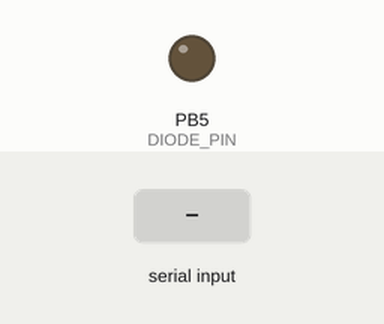
Recording of a program running on a simulated ATmega328P, built with avr-gcc and emulated at 16 MHz. Parts: output pins drawn as LEDs (lit = HIGH). Inputs (shaded band) come from the test bench. What the program prints to the serial monitor is not drawn.

Above: at 1.2 s.
1.3 s: "-" received over Serial
At 2.1 s:
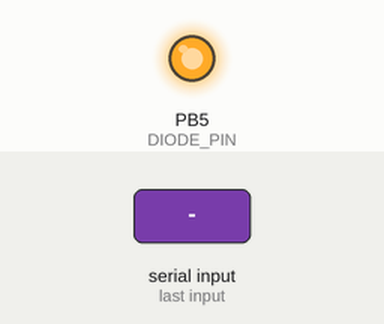
2.8 s: byte 0 ('\0') received over Serial
4.3 s: "90,45\n" received over Serial
Timing chart, 0 to 7.3 s (numbered marks = the images above; inputs shaded):
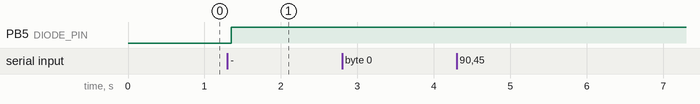

Measured:
- after the input at 1.3 s, PB5 (DIODE_PIN): LOW → HIGH after 0.05 s
- after the input at 2.8 s, every drawn part: stays the same
- after the input at 4.3 s, every drawn part: stays the same

The program:

main.c
```c
/**
 * @file	main.c
 * @brief	Glavni
 * @author	Filip Gojkovic
 * @date	16-5-2021
 */

#include "../PIN/pin.h"
#include "../usart/usart.h"
#include <stdio.h>
#include <util/delay.h>
#include <string.h>
#include "util.h"

#define MAX_ELEMENATA 20

int main ()

{
	usartInit(9600);
	pinInit(PORT_B, DIODE_PIN, OUTPUT);
	timer0InteruptInit();

	char ispis [50];
	uint8_t i=0, duzina, niz[MAX_ELEMENATA], broj [3];


	while(1)
	{

		usartPutString_P(PSTR("\r \n"));
		usartPutString_P(PSTR("Unesite broj elemenata niza : "));

		while(!usartAvailable());
		_delay_ms(50);

		usartGetString(broj);
		usartPutString(broj);

		usartPutString_P(PSTR("\r \n"));

		pinSetValue(PORT_B, DIODE_PIN, HIGH);

		while (i < broj)
		{
		sprintf( ispis , " Unesite elemnt broj %d : "  , i+1 );
		usartPutString(ispis);

		while(!usartAvailable());
		_delay_ms(10);

		usartGetChar(niz[i]);
		usartPutChar(niz[i]);
		usartPutString_P(PSTR("\r \n"));

		i++;
		}
		pinSetValue(PORT_B, DIODE_PIN, LOW);

		Sort(niz, broj, DOWN);
		Check(niz);
	}

	return 0;
}
```

timer0.c
```c
/**
 * @file	timer0.c
 * @brief	definicije
 * @author	Filip Gojkovic
 * @date	16-5-2021
 */

#include "timer0.h"
/// Promenljiva koja skladisti broj milisekundi proteklih od pokretanja
volatile unsigned long ms = 0;


/*********************************************************************/
unsigned long timer0DelayMs(unsigned long delay_length)
{
	unsigned long t0; // Trenutak pocevsi od kog se racuna pauza
	// Implementacija pauze
	t0 = ms;
	while ((ms - t0) < delay_length)
		; // Pauza delay_length milisekundi
	return ms;
}
/****************************************************************************
 */
void timer0InteruptInit()
{
	// Inicijalizacija tajmera 0 tako da perioda prekida bude 1ms
	TCCR0A = 0x02;
	TCCR0B = 0x03;
	OCR0A = 249;
	TIMSK0 = 0x02;
	// Podesavanje globalne dozvole prekida
	sei();
}
/****************************************************************************
 **************/
/**
 * ISR - prekidna rutina tajmera 0 u modu CTC
 */
ISR(TIMER0_COMPA_vect)
{
	// Inkrementovanje broja milisekundi koje su prosle od pokretanja
	ms++;
}

unsigned long getMs()
{
	return ms;
}
```

timer0.h
```c
/**
 * @file	timer0.h
 * @brief	definicije
 * @author	Filip Gojkovic
 * @date	16-5-2021
 */

#ifndef TIMER0_H_
#define TIMER0_H_

#include <avr/io.h>
#include <avr/interrupt.h>

/**
 * timer0DelayMs - Funkcija koja implementira pauzu u broju milisekundi koji
je prosledjen
 * kao parametar
 * @param delay_length - ulaz tipa unsigned long - Duzina pauze u
milisekundama
 * @return Povratna vrednost je tipa unsigned long i ima vrednost broja
milisekundi
 * proteklih od pocetka aplikacije do trenutka izlaska iz funkcije
 */
unsigned long timer0DelayMs(unsigned long delay_length);

/**
 * timer0InteruptInit - Funkcija koja inicijalizuje timer 0 tako da pravi
prekide
 * svake milisekunde
 * @return Nema povratnu vrednost
 */
void timer0InteruptInit();

/**
 * Funkcija koja vraca broj proteklih ms od pocetka
 * @return Vraca broj proteklih ms od pocetka
 */
unsigned long getMs();

#endif /* TIMER0_H_ */
```

util.c
```c
/**
 * @file	util.c
 * @brief	definicije
 * @author	Filip Gojkovic
 * @date	16-5-2021
 */

#include "util.h"

void Sort ( int16_t *array, int16_t array_length, int8_t mode)
{
	uint8_t i, j, min, temp;

	for (i = 0; i < array_length -1; i++)
	{

		min = i;
		for (j=i+1; j < array_length; j++)
			{
			if(mode)
			{
				if (array[j] < array[min])
					min = j;
			}
			else
			{
			if (array[j] > array[min])
				min = j;
			}
			}
	}
			temp = array[min];
			array[min] = array[i];
			array[i] = temp;

}

int8_t Check (int16_t *array)
{


}
```

util.h
```c
/**
 * @file	util.h
 * @brief	deklaracije
 * @author	Filip Gojkovic
 * @date	16-5-2021
 */


#ifndef UTIL_H_
#define UTIL_H_


#include <stdint.h>
#include <string.h>
/// Od najveceg do najmanjeg
#define UP 0
/// Od najmanjeg do najveceg
#define DOWN 1

/**
 * Funkcija koja radi sort
 * @param array niz koji se sortira
 * @param array_length duzina niza koji se sortira
 * @param mode ascending/descending
 */
void Sort (int16_t *array, int16_t array_length, int8_t mode);

/**
 * Funkcija Check vrši proveru da li je uneti niz aritmetički
 * @param array niz koji se sortira
 * @return vrednosti TRUE ili FALSE, definisane kao makro konstante za vrednosti 1 i 0.
 */
int8_t Check (int16_t *array);

#endif /* UTIL_H_ */
```

pin.c
```c
/**
 * @file	pin.c
 * @brief	definicije
 * @author	Filip Gojkovic
 * @date	16-5-2021
 */
#include "pin.h"

/********************************************************************/
void pinSetValue(unsigned char port, unsigned char pin, unsigned char value)
{
	// Postavljanje vrednosti pina
	switch(port)
	{ case PORT_B:
		if (value == HIGH)
			PORTB |= 1 << pin;
		else
			PORTB &= ~(1 << pin);
		break;
	case PORT_C:
		if (value == HIGH)
			PORTC |= 1 << pin;
		else
			PORTC &= ~(1 << pin);
		break;
	case PORT_D:
		if (value == HIGH)
			PORTD |= 1 << pin;
		else
			PORTD &= ~(1 << pin);
		break;
	default:
		break;
	}
}
/*********************************************************************/
void pinInit(unsigned char port, unsigned char pin, unsigned char direction)
{
	// Inicijalizacija smera pina
	switch(port)
	{ case PORT_B:
		if (direction == OUTPUT)
			DDRB |= 1 << pin;
		else
			DDRB &= ~(1 << pin);
		break;
	case PORT_C:
		if (direction == OUTPUT)
			DDRC |= 1 << pin;
		else
			DDRC &= ~(1 << pin);
		break;
	case PORT_D:
		if (direction == OUTPUT)
			DDRD |= 1 << pin;
		else
			DDRD &= ~(1 << pin);
		break;
	default:
		break;
	}
}

/********************************************************************/
unsigned long calculateHalfPeriod(unsigned long period)
{
	return period/2;
}
```

pin.h
```c
/**
 * @file	pin.h
 * @brief	deklaracije
 * @author	Filip Gojkovic
 * @date	16-5-2021
 */

#ifndef PIN_H_
#define PIN_H_

#include <avr/io.h>


/// Makro za podesavanje visoke vrednosti signala na pinu
#define HIGH 1
/// Makro za podesavanje niske vrednosti signala na pinu
#define LOW 0
/// Makro za podesavanje izlaznog smera pina
#define OUTPUT 1
/// Makro za podesavanje ulaznog smera pina
#define INPUT 0
/// Makro za selektovanje porta B
#define PORT_B 0
/// Makro za selektovanje porta C
#define PORT_C 1
/// Makro za selektovanje porta D
#define PORT_D 2
/// Makro za selektovanje pina na koji je povezana dioda
#define DIODE_PIN 5
/// Makro za brzu periodu
#define FAST 800
/// Makro za sporu periodu
#define SLOW 1800
/// Makro za broj brzih treptaja
#define FAST_REPETITIONS 7
/// Makro za broj sporih treptaja
#define SLOW_REPETITIONS 3

/**
 * calculateHalfPeriod - Funkcija koja racuna polovinu periode treptanja
 * @param period - ulaz tipa unsigned long - Perioda promene vrednosti na
pinu
 * @return Vraca polovinu periode treptanja
 */

unsigned long calculateHalfPeriod(unsigned long period);
/**
 * pinSetValue - Funkcija koja postavlja vrednost na pinu
Razvoj softvera za digitalne mikrokontrolere
 * @param port - ulaz tipa unsigned char - Port na kojem je pin ciju
vrednost potrebno postaviti
 * @param pin - ulaz tipa unsigned char - Pin ciju je vrednost potrebno
postaviti
 * @param value - ulaz tipa unsigned char - Vrednost koju je potrebno
postaviti na pin
 * @return Nema povratnu vrednost
 */
void pinSetValue(unsigned char port, unsigned char pin, unsigned char value);
/**
 * pinInit - Funkcija koja implementiran inicijalizaciju pina
 * @param port - ulaz tipa unsigned char - Port na kojem je pin koji je
potrebno inicijalizovati
 * @param pin - ulaz tipa unsigned char - Pin koji je potrebno
inicijalizovati
 * @param direction - ulaz tipa unsigned char - Smer prema kojem je potrebno
inicijalizovati pin
 * @return Nema povratnu vrednost
 */
void pinInit(unsigned char port, unsigned char pin, unsigned char direction);


#endif /* PIN_H_ */
```

usart.c
```c
/**
 * @file	usart.c
 * @brief	definicije #plagijat
 * @author	Filip Gojkovic
 * @date	16-5-2021
 */

#include <avr/io.h>
#include <avr/interrupt.h>
#include <avr/pgmspace.h>
#include "usart.h"

/// Velicina prijemnog bafera (mora biti 2^n)
#define UART_BUFFER_SIZE 64

int8_t Rx_Buffer[UART_BUFFER_SIZE];		// Prijemni FIFO bafer
volatile uint8_t Rx_Buffer_Size = 0;	// Broj karaktera u prijemnom baferu
volatile uint8_t Rx_Buffer_First = 0;
volatile uint8_t Rx_Buffer_Last = 0;

ISR(USART_RX_vect)
{
	Rx_Buffer[Rx_Buffer_Last++] = UDR0;		// Ucitavanje primljenog karaktera
	Rx_Buffer_Last &= UART_BUFFER_SIZE - 1;	// Povratak na pocetak u slucaju prekoracenja
	if (Rx_Buffer_Size < UART_BUFFER_SIZE)
		Rx_Buffer_Size++;					// Inkrement brojaca primljenih karaktera
}

/******************************************************************************************/

void usartInit(uint32_t baud)
{
	/*
	 * Inicijalizacija indikatora
	 * U2Xn = 0: Onemogucena dvostruka brzina
	 * MPCMn = 0: Onemogucen multiprocesorski rezim
	 */
	UCSR0A = 0x20;

	/*
	 * RXCIEn = 1: Dozvola prekida izavanog okoncanjem prijema
	 * RXENn = 1: Dozvola prijema
	 * TXENn = 1: Dozvola slanja
	 */
	UCSR0B = 0x98;

	/*
	 * UMSELn[1:0] = 00: Asinroni rezim
	 * UPMn[1:0] = 00: Bit pariteta se ne koristi
	 * USBSn = 0: Koristi se jedan stop bit
	 * UCSzn[2:0] = 011: 8-bitni prenos
	 */
	UCSR0C = 0x06;

	uint16_t UBRRn = F_CPU / (16 * baud) - 1;
	UBRR0H = UBRRn >> 8;
	UBRR0L = UBRRn & 0xff;

	sei();	// I = 1 (dozvola prekida)
}

/******************************************************************************************/

uint8_t usartAvailable()
{
	return Rx_Buffer_Size;		// Ocitavanje broja karaktera u prijemnom baferu
}

/******************************************************************************************/

void usartPutChar(int8_t c)
{
	while(!(UCSR0A & 0x20));	// Ceka da se setuje UDREn (indikacija da je predajni bafer prazan)
	UDR0 = c;					// Upis karaktera u predajni bafer
}

/******************************************************************************************/

void usartPutString(int8_t *s)
{
	while(*s != 0)				// Petlja se izvrsava do nailaska na nul-terminator
	{
		usartPutChar(*s);		// Slanje tekuceg karaktera
		s++;					// Azuriranje pokazivaca na tekuci karakter
	}
}

/******************************************************************************************/

void usartPutString_P(const int8_t *s)
{
	while (1)
	{
		int8_t c = pgm_read_byte(s++);	// Citanje sledeceg karaktera iz programske memorije
		if (c == '\0')					// Izlazak iz petlje u slucaju
			return;						// Nailaska na terminator
		usartPutChar(c);				// Slanje karaktera
	}
}

/******************************************************************************************/

int8_t usartGetChar()
{
	int8_t c;

	if (!Rx_Buffer_Size)						// Bafer je prazan?
		return -1;
	c = Rx_Buffer[Rx_Buffer_First++];			// Citanje karaktera iz prijemnog bafera
	Rx_Buffer_First &= UART_BUFFER_SIZE - 1;	// Povratak na pocetak u slucaju prekoracenja
	Rx_Buffer_Size--;							// Dekrement brojaca karaktera u prijemnom baferu

	return c;
}

/******************************************************************************************/

uint8_t usartGetString(int8_t *s)
{
	uint8_t len = 0;

	while(Rx_Buffer_Size) 			// Ima karaktera u baferu?
		s[len++] = usartGetChar();	// Ucitavanje novog karaktera

	s[len] = 0;						// Terminacija stringa
	return len;						// Vraca broj ocitanih karaktera
}

/******************************************************************************************/

int8_t usartPeek()
{
	int8_t c;

	if (!Rx_Buffer_Size)					// Bafer je prazan?
		return -1;
	c = Rx_Buffer[Rx_Buffer_First];			// Citanje karaktera iz prijemnog bafera
											// Karakter se ne brise iz bafera

	return c;
}

/******************************************************************************************/

int16_t usartParseInt()
{
	int8_t c;
	uint16_t res = 0;
	int8_t sign = 1;

	while ((usartPeek() < '0' && usartPeek() != '-') || usartPeek() > '9')
	{
		c = usartGetChar();					 // Citanje karaktera ukoliko nije broj
	}

	if(usartPeek() == '-')
	{
		c = usartGetChar();				     // Uzimanje u obzir da li je pozitivan ili negativan broj
		sign = -1;
	}

	while (usartPeek() >= '0' && usartPeek() <= '9')
	{
		c = usartGetChar();
		res = res * 10 + (c - '0'); 		// Pravljenje broja pomocu cifara koje su ocitane
	}

	return res * sign;
}
```

usart.h
```c
/**
 * @file	usart.h
 * @brief	deklaracije #plagijat
 * @author	Filip Gojkovic
 * @date	16-5-2021
 */

#ifndef USART_H_
#define USART_H_

#include <stdint.h>
#include <avr/pgmspace.h>

/// Velicina prijemnog bafera (mora biti 2^n)
#define UART_BUFFER_SIZE 64

/**
 * Funkcija inicijalizuje USART modul.
 * @param baud brzina serijske komunikacije, izrazena u bitima u sekundi
 */
void usartInit(uint32_t baud);

/**
 * Funkcija vraca broj neocitanih karaktera u prijemnom baferu.
 * @return broj neocitanih karaktera u prijemnom baferu
 */
uint8_t usartAvailable();

/**
 * Funkcija salje zadati karakter preko serijskog porta.
 * @param c karakter za slanje
 */
void usartPutChar(int8_t c);

/**
 * Funkcija salje string (niz karaktera) smesten u RAM memoriju preko serijskog porta.
 * @param s pokazivac na string u RAM memoriji
 */
void usartPutString(int8_t *s);

/**
 * Funkcija salje string (niz karaktera) smesten u programsku FLASH memoriju preko serijskog porta.
 * @param s pokazivac na string u programskoj FLASH memoriji
 */
void usartPutString_P(const int8_t *s);

/**
 * Funkcija vraca sledeci neprocitani karakter iz prijemnog bafera. Ukoliko je prijemni bafer prazan, vraca -1.
 * @return sledeci neprocitani karakter iz prijemnog bafera
 */
int8_t usartGetChar();

/**
 * Funkcija ocitava sve karaktere iz prijemnog bafera i od njih formira string.
 * @param s pokazivac na bafer u koji se smesta string
 * @return broj ocitanih karaktera
 */
uint8_t usartGetString(int8_t *s);

/**
 * Funkcija vraca sledeci neprocitani karakter iz prijemnog bafera, ali karakter ostaje u baferu
 * Ukoliko je prijemni bafer prazan, vraca -1.
 * @return ocitani karakter
 */
int8_t usartPeek();

/**
 * Funkcija ocitava prvi broj na koji naidje u baferu
 * ukoliko je izmedju 2 broja bio neki drugi karakter, ostaju u baferu
 * @return ocitani broj tipa int16_t
 */
int16_t usartParseInt();

#endif /* USART_H_ */
```
